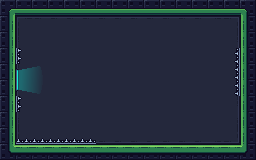

A level layout from a 2D game, rendered from its tile map. Below: a short description, then the map file with its tile-grid data intact:
An orthogonal 16x10 tile map with 16x16 px tiles, 5 tile layers (Background, Ground, Platforms, Spikes, ...) and 34 objects (2x Arrow, Spawn, Exit).

<map version="1.10" tiledversion="1.12.2" orientation="orthogonal" renderorder="right-down" width="16" height="10" tilewidth="16" tileheight="16" infinite="0" nextlayerid="7" nextobjectid="5">
 <editorsettings>
  <export target="level03.json" format="json" />
 </editorsettings>
 <tileset firstgid="1" name="tileset" tilewidth="16" tileheight="16" tilecount="180" columns="18">
  <image source="tileset.png" width="288" height="160" />
  <tile id="15">
   <objectgroup draworder="index" id="2">
    <object id="1" x="8" y="12" width="8" height="4" />
   </objectgroup>
  </tile>
  <tile id="16">
   <objectgroup draworder="index" id="2">
    <object id="1" x="0" y="12" width="8" height="4" />
   </objectgroup>
  </tile>
  <tile id="32">
   <objectgroup draworder="index" id="2">
    <object id="1" x="0" y="6" width="16" height="10" />
   </objectgroup>
  </tile>
  <tile id="33">
   <objectgroup draworder="index" id="2">
    <object id="1" x="2" y="0" width="14" height="16" />
   </objectgroup>
  </tile>
  <tile id="34">
   <objectgroup draworder="index" id="2">
    <object id="1" x="0" y="0" width="13" height="16" />
   </objectgroup>
  </tile>
  <tile id="66">
   <objectgroup draworder="index" id="2">
    <object id="1" x="0" y="8" width="16" height="8" />
   </objectgroup>
  </tile>
  <tile id="67">
   <objectgroup draworder="index" id="2">
    <object id="1" x="0" y="10" width="16" height="6" />
   </objectgroup>
  </tile>
  <tile id="68">
   <objectgroup draworder="index" id="2">
    <object id="1" x="0" y="10" width="16" height="6" />
   </objectgroup>
  </tile>
  <tile id="69">
   <objectgroup draworder="index" id="2">
    <object id="1" x="0" y="8" width="16" height="8" />
   </objectgroup>
  </tile>
  <tile id="70">
   <objectgroup draworder="index" id="2">
    <object id="1" x="0" y="10" width="16" height="6" />
   </objectgroup>
  </tile>
  <tile id="71">
   <objectgroup draworder="index" id="2">
    <object id="1" x="0" y="10" width="16" height="6" />
   </objectgroup>
  </tile>
  <tile id="75">
   <objectgroup draworder="index" id="2">
    <object id="1" x="5" y="5" width="11" height="11" />
   </objectgroup>
  </tile>
  <tile id="76">
   <objectgroup draworder="index" id="2">
    <object id="1" x="0" y="5" width="16" height="6" />
   </objectgroup>
  </tile>
  <tile id="77">
   <objectgroup draworder="index" id="2">
    <object id="1" x="0" y="5" width="11" height="11" />
   </objectgroup>
  </tile>
  <tile id="93">
   <objectgroup draworder="index" id="2">
    <object id="1" x="5" y="0" width="6" height="16" />
   </objectgroup>
  </tile>
  <tile id="95">
   <objectgroup draworder="index" id="2">
    <object id="1" x="5" y="0" width="6" height="16" />
   </objectgroup>
  </tile>
  <tile id="102">
   <objectgroup draworder="index" id="2">
    <object id="1" x="2" y="0" width="13" height="4" />
   </objectgroup>
  </tile>
  <tile id="111">
   <objectgroup draworder="index" id="2">
    <object id="1" x="5" y="0" width="11" height="11" />
   </objectgroup>
  </tile>
  <tile id="112">
   <objectgroup draworder="index" id="2">
    <object id="1" x="0" y="5" width="16" height="6" />
   </objectgroup>
  </tile>
  <tile id="113">
   <objectgroup draworder="index" id="2">
    <object id="1" x="0" y="0" width="11" height="11" />
   </objectgroup>
  </tile>
  <tile id="126">
   <objectgroup draworder="index" id="2">
    <object id="1" x="0" y="0" width="16" height="13" />
   </objectgroup>
  </tile>
  <tile id="127">
   <objectgroup draworder="index" id="2">
    <object id="1" x="0" y="0" width="16" height="13" />
   </objectgroup>
  </tile>
  <tile id="128">
   <objectgroup draworder="index" id="2">
    <object id="1" x="0" y="0" width="10" height="11" />
   </objectgroup>
  </tile>
  <tile id="129">
   <objectgroup draworder="index" id="2">
    <object id="1" x="6" y="0" width="10" height="11" />
   </objectgroup>
  </tile>
  <tile id="130">
   <objectgroup draworder="index" id="2">
    <object id="1" x="0" y="0" width="16" height="13" />
   </objectgroup>
  </tile>
  <tile id="131">
   <objectgroup draworder="index" id="2">
    <object id="1" x="0" y="0" width="16" height="13" />
   </objectgroup>
  </tile>
  <tile id="138">
   <objectgroup draworder="index" id="2">
    <object id="1" x="2" y="12" width="13" height="4" />
   </objectgroup>
  </tile>
  <tile id="162">
   <objectgroup draworder="index" id="2">
    <object id="1" x="0" y="0" width="16" height="10" />
   </objectgroup>
  </tile>
  <tile id="163">
   <objectgroup draworder="index" id="2">
    <object id="1" x="0" y="0" width="16" height="10" />
   </objectgroup>
  </tile>
  <tile id="164">
   <objectgroup draworder="index" id="2">
    <object id="1" x="0" y="0" width="16" height="10" />
   </objectgroup>
  </tile>
 </tileset>
 <layer id="1" name="Background" width="16" height="10">
  <data encoding="csv">
0,0,0,0,0,0,0,0,0,0,0,0,0,0,0,0,
0,73,74,74,74,74,74,74,74,74,74,74,74,2147483722,2147483721,0,
0,91,92,92,92,92,92,92,92,92,92,92,92,2147483740,2147483739,0,
0,91,92,92,92,92,92,92,92,92,92,92,92,92,2147483739,0,
0,91,92,92,92,92,92,92,92,92,92,92,92,92,2147483739,0,
0,91,92,92,92,92,92,92,92,92,92,92,92,92,2147483739,0,
0,91,92,92,92,92,92,92,92,92,92,92,92,92,2147483739,0,
0,1073741915,1073741916,92,92,92,92,92,92,92,92,92,92,3221225564,3221225563,0,
0,1073741897,1073741898,1073741898,1073741898,1073741898,1073741898,1073741898,1073741898,1073741898,1073741898,1073741898,1073741898,3221225546,3221225545,0,
0,0,0,0,0,0,0,0,0,0,0,0,0,0,0,0
</data>
 </layer>
 <layer id="2" name="Ground" width="16" height="10">
  <data encoding="csv">
19,20,20,20,20,20,20,20,20,20,20,20,20,20,20,21,
37,0,0,0,0,0,0,0,0,0,0,0,0,0,0,39,
37,0,0,0,0,0,0,0,0,0,0,0,0,0,0,39,
37,0,0,0,0,0,0,0,0,0,0,0,0,0,0,39,
37,0,0,0,0,0,0,0,0,0,0,0,0,0,0,39,
37,0,0,0,0,0,0,0,0,0,0,0,0,0,0,39,
37,0,0,0,0,0,0,0,0,0,0,0,0,0,0,39,
37,0,0,0,0,0,0,0,0,0,0,0,0,0,0,39,
37,0,0,0,0,0,0,0,0,0,0,0,0,0,0,39,
55,56,56,56,56,56,56,56,56,56,56,56,56,56,56,57
</data>
 </layer>
 <layer id="6" name="Platforms" width="16" height="10">
  <data encoding="csv">
0,0,0,0,0,0,0,0,0,0,0,0,0,0,0,0,
0,0,0,0,0,0,0,0,0,0,0,0,0,0,0,0,
0,0,0,0,0,0,0,0,0,0,0,0,0,0,0,0,
0,0,0,0,0,0,0,0,0,0,0,0,0,0,0,0,
0,0,0,0,0,0,0,0,0,0,0,0,0,0,0,0,
0,0,0,0,0,0,0,0,0,0,0,0,0,0,0,0,
0,0,0,0,0,0,0,0,0,0,0,0,0,0,0,0,
0,0,0,0,0,0,0,0,0,0,0,0,0,0,0,0,
0,0,0,0,0,0,0,0,0,0,0,0,0,0,0,0,
0,0,0,0,0,0,0,0,0,0,0,0,0,0,0,0
</data>
 </layer>
 <layer id="5" name="Spikes" width="16" height="10">
  <data encoding="csv">
0,0,0,0,0,0,0,0,0,0,0,0,0,0,0,0,
0,0,0,0,0,0,0,0,0,0,0,0,0,0,0,0,
0,0,0,0,0,0,0,0,0,0,0,0,0,0,0,0,
0,2684354632,0,0,0,0,0,0,0,0,0,0,0,0,1610612808,0,
0,0,0,0,0,0,0,0,0,0,0,0,0,0,1610612808,0,
0,0,0,0,0,0,0,0,0,0,0,0,0,0,1610612808,0,
0,2684354632,0,0,0,0,0,0,0,0,0,0,0,0,0,0,
0,0,0,0,0,0,0,0,0,0,0,0,0,0,0,0,
0,72,72,72,72,72,0,0,0,0,0,0,0,0,0,0,
0,0,0,0,0,0,0,0,0,0,0,0,0,0,0,0
</data>
 </layer>
 <layer id="4" name="Foreground" width="16" height="10">
  <data encoding="csv">
0,0,0,0,0,0,0,0,0,0,0,0,0,0,0,0,
0,0,0,0,0,0,0,0,0,0,0,0,0,0,0,0,
0,0,0,0,0,0,0,0,0,0,0,0,0,0,0,0,
0,0,0,0,0,0,0,0,0,0,0,0,0,0,0,0,
0,536870943,536870961,0,0,0,0,0,0,0,0,0,0,0,0,0,
0,536870944,536870962,0,0,0,0,0,0,0,0,0,0,0,0,0,
0,0,0,0,0,0,0,0,0,0,0,0,0,0,0,0,
0,0,0,0,0,0,0,0,0,0,0,0,0,0,0,0,
0,0,0,0,0,0,0,0,0,0,0,0,0,0,0,0,
0,0,0,0,0,0,0,0,0,0,0,0,0,0,0,0
</data>
 </layer>
 <objectgroup id="3" name="Objects">
  <object id="1" name="Spawn" x="128" y="136">
   <point />
  </object>
  <object id="3" name="Right" type="Arrow" x="224" y="128" rotation="-90">
   <point />
  </object>
  <object id="2" name="Exit" x="24" y="80" rotation="90">
   <point />
  </object>
  <object id="4" name="Left" type="Arrow" x="224" y="32" rotation="90">
   <point />
  </object>
 </objectgroup>
</map>
